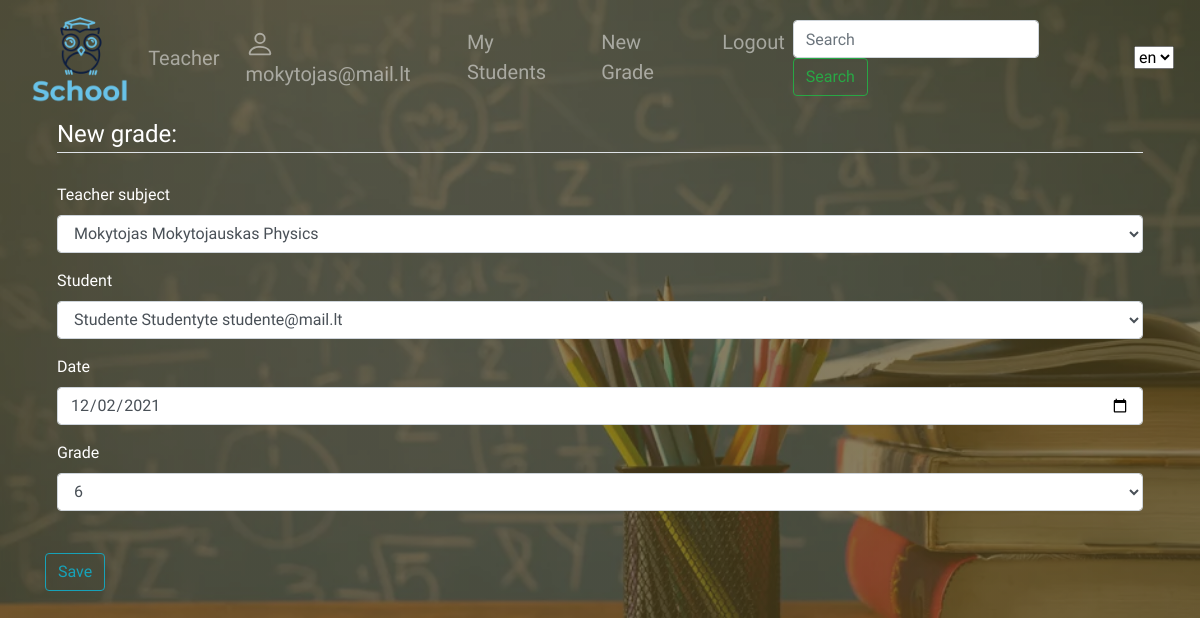
/school/mylessons/13/update (signed in), run on the app's committed database.
### school/models.py (models this page shows, shortened)
class CustomUser(AbstractBaseUser, PermissionsMixin):
    email = models.EmailField(_('email address'), unique=True)
    fname = models.CharField(verbose_name=_("First name"), max_length=150, null=True, blank=True)
    lname = models.CharField(verbose_name=_("Last name"), max_length=150, null=True, blank=True)
    is_staff = models.BooleanField(default=False)
    is_active = models.BooleanField(default=True)
    USER_CHOICES = [
        ('T', 'Teacher'),
        ('S', 'Student')
    ]
    user_type = models.CharField(choices=USER_CHOICES, max_length=1)
    USERNAME_FIELD = 'email'
    REQUIRED_FIELDS = []
    objects = CustomUserManager()
    class Meta:
        ordering = ('id',)
    def __str__(self):
        return f"{self.fname} {self.lname} {self.email}"

class Subject_grade(models.Model):
    teacher_subject = models.ForeignKey('Teacher_subject', verbose_name=_('Teacher subject'), on_delete=models.CASCADE, null=True, blank=True)
    student = models.ForeignKey(User, on_delete=models.CASCADE, null=True, blank=True)
    date = models.DateField(verbose_name=_('Date'), null=True, blank=True)
    GRADE = (
        (1, '1'),
        (2, '2'),
        (3, '3'),
        (4, '4'),
        (5, '5'),
        (6, '6'),
        (7, '7'),
        (8, '8'),
        (9, '9'),
        (10, '10'),
    )
    grade = models.IntegerField(
        verbose_name=_('Grade'),
        choices=GRADE,
        null=True,
        blank=True,
    )
    class Meta:
        verbose_name = "Subject grade"
        verbose_name_plural = 'Subject grades'
        ordering = ['-date']

### school/views.py (the view)
# urls.py: path('mylessons/<int:pk>/update', views.GradeByUserUpdateView.as_view(), name='grade-update'),
class GradeByUserUpdateView(LoginRequiredMixin, UserPassesTestMixin, generic.UpdateView):
    model = Subject_grade
    success_url = "/school/mylessons/"
    template_name = 'edit_grade.html'
    form_class = NewGradeForm
    def test_func(self):
        return self.request.user

### school/forms.py
class NewGradeForm(forms.ModelForm):
    class Meta:
        widgets = {'date': DateInput()}
        model = Subject_grade
        fields = '__all__'
    def __init__(self, *args, **kwargs):
        super(NewGradeForm, self).__init__(*args, **kwargs)
        if self.instance:
            self.fields['student'].queryset = User.objects.filter(user_type="S")

### school/models.py (called while the page is built)
    def __str__(self):
        return f' {self.teacher.fname} {self.teacher.lname} {self.subject.name}'

### school/templates/edit_grade.html (shortened to what this page needs)
{% extends "base.html" %}
{% load i18n %}
{% load static %}
{% load crispy_forms_tags %}
{% block content %}
    <div class="content-section">
    <form method="POST">
        <fieldset class="form-group">
            <legend class="border-bottom mb-4">{% trans "New grade:" %}</legend>
            {{ form|crispy }}
        </fieldset>
        <div class="form-group">
            <button class="btn btn-outline-info" type="submit">{% trans "Save" %}</button>
        </div>
    </form>
    </div>
{% endblock content %}

### school/templates/base.html (shortened to what this page needs)
<!DOCTYPE html>
<html lang="en">
<head>
    {% load i18n %}
    <link rel="stylesheet" href="https://stackpath.bootstrapcdn.com/bootstrap/4.1.3/css/bootstrap.min.css"
>
    <link rel="stylesheet" href="https://cdnjs.cloudflare.com/ajax/libs/normalize/8.0.1/normalize.css" />
    {% load static %}
    <link rel="stylesheet" href="{% static 'css/styles.css' %}">
</head>
<body>
<nav class="navbar navbar-expand-sm navbar-dark" >
  <a href="/" > <img src="{% static 'img/School_logo1.png' %}"></a>
  <div class="collapse navbar-collapse" id="navbarTogglerDemo03">
    <ul class="navbar-nav mr-auto mt-2 mt-lg-0">
      <li class="nav-item">
        <a class="nav-link" href="{% url 'teachers'%}">{% trans "Teacher" %}</a>
      </li>
        </ul>
      {% if user.is_authenticated %}
      <div class="collapse navbar-collapse">
      <ul class="navbar-nav ml-auto mt-2 mt-lg-0">
          <li class="nav-item"><a class="nav-link" href="{% url 'profile' %}">
          {{ user.get_username }} </a></li>
          {% if user.user_type == 'S' %}
      <li class="nav-item"><a class="nav-link" href="{% url 'my-grades' %}">{% trans "My grades" %}</a></li>
          {% else %}
          <li class="nav-item"><a class="nav-link" href="{% url 'my-lessons' %}">{% trans "My Students" %}</a></li>
          <li class="nav-item"><a class="nav-link" href="{% url 'grade-new'%}?next=/school">{% trans "New Grade" %}</a></li>
          {% endif %}
      <li class="nav-item"><a class="nav-link" href="{% url 'logout' %}?next=/school">{% trans "Logout" %}</a></li>
          {% else %}
          <div class="collapse navbar-collapse">
      <ul class="navbar-nav ml-auto mt-2 mt-lg-0">
      <li class="nav-item "><a class="nav-link" href="{% url 'login' %}?next={{request.path}}">{% trans "Login" %}</a></li></ul></div>
          {% endif %}
      </ul></div>
    <form action="{% url 'search' %}" method="get" class="form-inline my-2 my-lg-0">
      <input name="query" class="form-control mr-sm-2" type="search" placeholder="Search" aria-label="Search">
      <button class="btn my-2 my-sm-0 mr-2 btn btn-outline-success" type="submit">{% trans "Search" %}</button>
    </form>
      <form class="lang" action="{% url 'set_language' %}" method="post">
        <select name="language" onchange="this.form.submit()">
          {% load static %}
          {% get_current_language as LANGUAGE_CODE %}
          {% get_available_languages as LANGUAGES %}
          {% for lang in LANGUAGES %}
          <option style="background-image: url({% static 'img/lt.png' %});" value="{{ lang.0 }}" {% if lang.0 == LANGUAGE_CODE %} selected="selected" {% endif %}>
            {{ lang.0 }}
          </option>
          {% endfor %}
        </select>
      </form>
  </div>
</nav>
<div class="container">
    {% block content %}
    {% endblock %}
</div>
</body>
</html>

### school/static/css/styles.css (style rules this page uses)
* { margin: 0px; padding: 0px; box-sizing: border-box; font-family: 'Offside', cursive; list-style: none; }
body { background-image: linear-gradient(rgba(83, 70, 31, 0.7),rgba(83, 70, 31, 0.7)), url(../img/fonas.jpg); background-size: cover; color: white; }
nav img { height: 100px; }
nav a { font-size: 20px; margin-left: 10px; }
li a { list-style: none; }
li a:link { text-decoration: none; }
.lang { margin: 5px; padding: 5px; }

### data on the page
CustomUser: get_username "mokytojas@mail.lt"
Subject_grade: teacher_subject "Mokytojas Mokytojauskas Physics", student "Studente Studentyte studente@mail.lt", date "12/02/2021", grade "6"

### other printed values
form field language "en"
